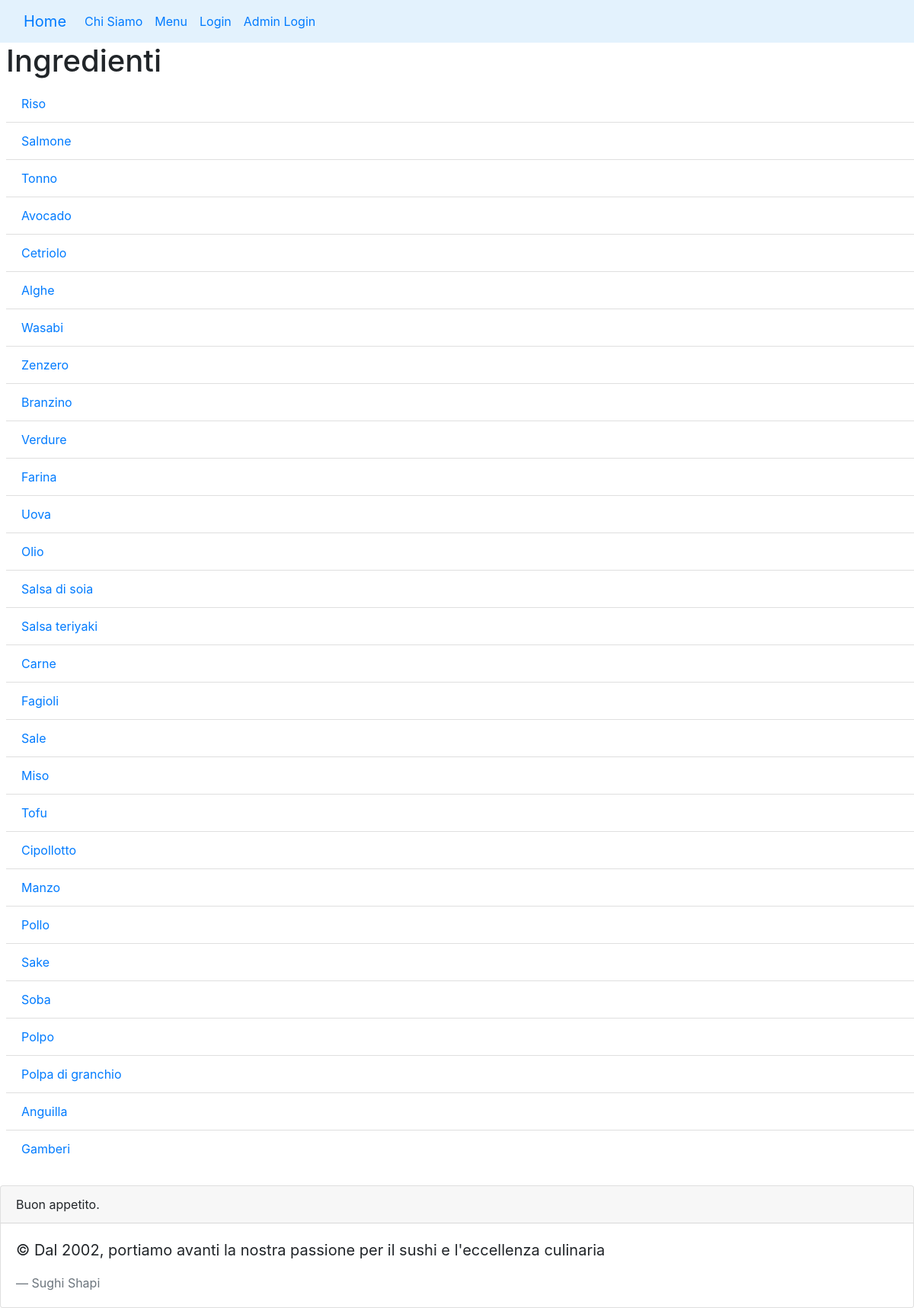
Screenshot of /menu/ingredient_list/ with the database file from the repository.
### menu/models.py (models this page shows)
class Ingredient(models.Model):
    name = models.CharField(max_length=100, unique=True, error_messages={
            'unique': "Nome già esistente!!! Non è possibile avere due ingreidenti con lo stesso nome.",
        })
    def __str__(self):
        return self.name

### menu/views.py (the view)
# urls.py: path('ingredient_list/', IngredientListView.as_view(), name='ingredient_list'),
class IngredientListView(ListView):
    model = Ingredient
    template_name = 'menu/ingredient_list.html'
    context_object_name = 'ingredients'

### menu/templates/menu/ingredient_list.html (shortened to what this page needs)
{% extends 'base.html' %}
{% block content %}
    <h1>Ingredienti</h1>
    {% if ingredients %}
    <ul class="list-group list-group-flush">
        {% for ingredient in ingredients %}
        <li class="list-group-item"><a href="{% url 'menu:ingredient_detail' ingredient.pk %}">{{ ingredient }}</a></li>
        {% endfor %}
    </ul>
    {% else %}
        <p>Non ci sono ingredienti.</p>
    {% endif %}
{% endblock %}

### rows the page displays
Ingredient: name "Riso"
Ingredient: name "Salmone"
Ingredient: name "Tonno"
Ingredient: name "Avocado"
Ingredient: name "Cetriolo"
Ingredient: name "Alghe"
Ingredient: name "Wasabi"
Ingredient: name "Zenzero"
Ingredient: name "Branzino"
Ingredient: name "Verdure"
Ingredient: name "Farina"
Ingredient: name "Uova"
Ingredient: name "Olio"
Ingredient: name "Salsa di soia"
Ingredient: name "Salsa teriyaki"
Ingredient: name "Carne"
Ingredient: name "Fagioli"
Ingredient: name "Sale"
Ingredient: name "Miso"
Ingredient: name "Tofu"
Ingredient: name "Cipollotto"
Ingredient: name "Manzo"
Ingredient: name "Pollo"
Ingredient: name "Sake"
Ingredient: name "Soba"
Ingredient: name "Polpo"
Ingredient: name "Polpa di granchio"
Ingredient: name "Anguilla"
Ingredient: name "Gamberi"
